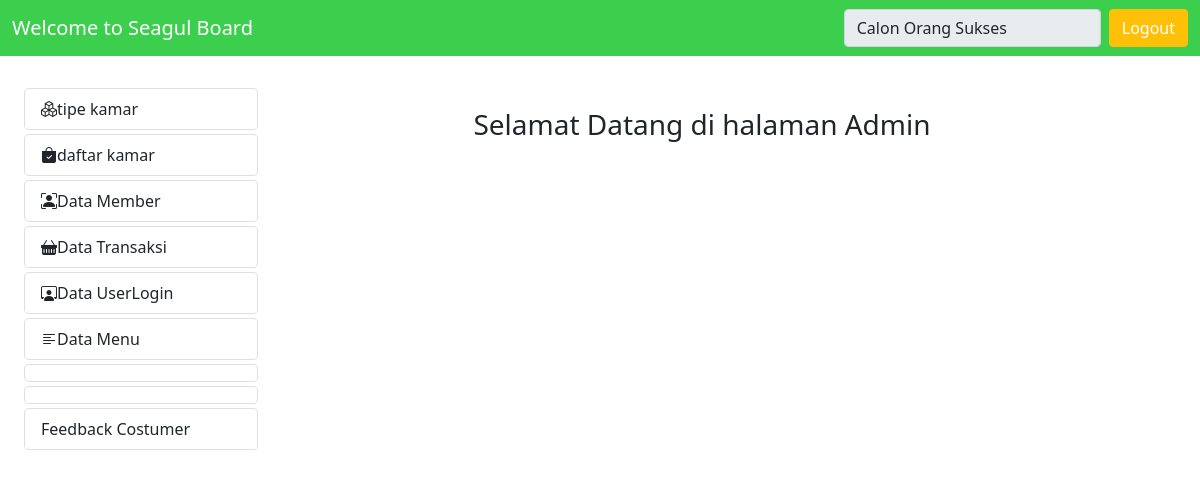
Screenshot of /admin/home.php (signed in) with the database file from the repository.
### tables this page shows
CREATE TABLE `mst_menu` (
  `idmenu` int(11) NOT NULL,
  `kode_menu` varchar(8) NOT NULL,
  `nmmenu` varchar(25) NOT NULL,
  `link` varchar(50) NOT NULL,
  `icon` varchar(50) DEFAULT NULL
);

### admin/menu.php (the view, shortened to what this page needs)
<?php
$qry_menu = mysqli_query($koneksidb, "SELECT * FROM mst_menu");
while ($row = mysqli_fetch_array($qry_menu)) {
?>
<a href="?modul=<?= $row['link']; ?>" style="text-decoration: none;" class="links1">
	<li class="list-group-item links rounded-3 mt-1"><?= $row['icon']; ?></i><?= $row["nmmenu"]; ?></li>
</a>
<?php
}
?>

### admin/home.php (style rules this page uses)
body { padding-top: 60px; }

### rows the page displays
mst_menu: nmmenu "tipe kamar"
mst_menu: nmmenu "daftar kamar"
mst_menu: nmmenu "Data Member"
mst_menu: nmmenu "Data Transaksi"
mst_menu: nmmenu "Data UserLogin"
mst_menu: nmmenu "Data Menu"
mst_menu: nmmenu "Feedback Costumer"
